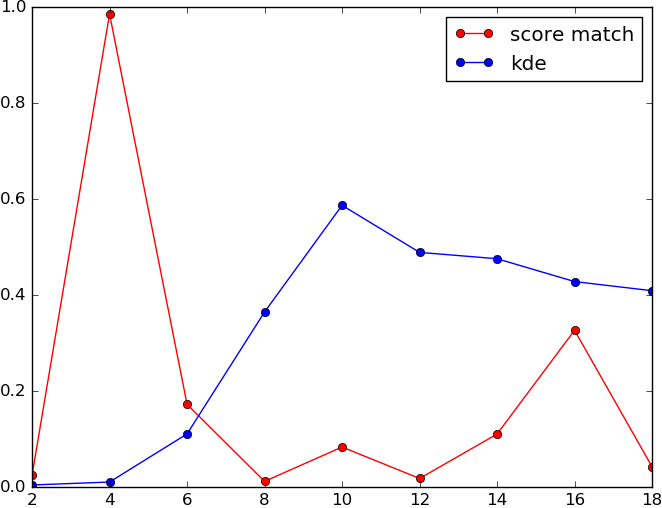

The Python source for this figure:
import numpy as np
from sklearn.metrics.pairwise import pairwise_distances
from kernel_exp_family.estimators.full.gaussian import KernelExpFullGaussian
from kernel_exp_family.estimators.full.gaussian import grad as exp_full_gaussian_grad
from kernel_exp_family.kernels.kernels import gaussian_kernel_grad, gaussian_kernel
from kernel_exp_family.estimators.estimator_oop import EstimatorBase
from kernel_exp_family.tools.assertions import assert_array_shape
import matplotlib

matplotlib.use('Agg')
import matplotlib.pyplot as plt


class Gaussian_KDE(EstimatorBase):
    def __init__(self, bandwidth, D):
        super(Gaussian_KDE, self).__init__(D)
        self.bandwidth = bandwidth
        self.ground_truth = ground_truth()

    def fit(self, X, y=None):
        self.X = X

    def log_pdf(self, x):
        return np.log(np.sum(gaussian_kernel(x, self.X, sigma=self.bandwidth), axis=-1) / (
            self.X.shape[0] * self.bandwidth))

    def grad(self, x):
        if x.ndim == 1:
            g = np.sum(gaussian_kernel_grad(x, self.X, sigma=self.bandwidth), axis=0) / np.sum(
                gaussian_kernel(x[None, :], self.X, sigma=self.bandwidth), axis=-1)
            return g
        else:
            grads = []
            for i in xrange(x.shape[0]):
                g_i = self.grad(x[i])
                grads.append(g_i)
            return np.asarray(grads)

    def objective(self, X_test):
        N_test, D = X_test.shape

        objective = 0.0
        for a, x_a in enumerate(X_test):
            g = self.grad(x_a)
            g_is_nan = np.any(np.isnan(g))
            if not g_is_nan:
                objective += np.sum((g - self.ground_truth.grad(x_a)) ** 2)
            else:
                N_test -= 1
        try:
            objective = objective / N_test
        except:
            objective = np.inf
        return objective


class KernelExpFullGaussianTrue(KernelExpFullGaussian):
    def compute_objective(self, X_test, X_train, sigma, alpha, beta):
        true_density = ground_truth()
        N_test, D = X_test.shape
        objective = 0.0
        for a, x_a in enumerate(X_test):
            g = exp_full_gaussian_grad(x_a, X_train, sigma, alpha, beta)
            objective += np.sum((g - true_density.grad(x_a)) ** 2) / N_test
        return objective

    def objective(self, X):
        assert_array_shape(X, ndim=2, dims={1: self.D})
        return self.compute_objective(X, self.X, self.sigma, self.alpha, self.beta)


class ground_truth():
    def __init__(self):
        pass

    def log_pdf(self, x):
        return -0.5 * np.dot(x, x)

    def grad(self, x):
        return -0.5 * x

    def fit(self, X):
        pass

    def log_pdf_multiple(self, X):
        return np.array([self.log_pdf(x) for x in X])

    def objective(self, x):
        return 0.


def get_sigma_star(X):
    """
    From the paper: 'sigma star is the median of pairwise distances of data'
    """
    dist_matrix = pairwise_distances(X)
    idxs = np.tril_indices(n=dist_matrix.shape[0], k=-1)
    median_dist = np.median(dist_matrix[idxs])
    return median_dist


def plot1(cv_full=False, cv_kde=False):
    y_est1, y_est2 = [], []
    x_range = np.arange(2, 21, 2)
    for d in x_range:
        N = 500
        X = np.random.randn(N, d)
        X_test = np.random.randn(1500, d)

        lmbda = 0.1 * np.power(N, -1. / 3)  # from the paper
        sigma_star = get_sigma_star(X)

        sigma = 2 * (0.8 * sigma_star) ** 2
        if cv_full:
            print('CV for KernelExpFullGaussian')
            cv_sigma_factors = [0.001, 0.003, 0.005, 0.1, 0.2, 0.4, 0.6, 0.8, 1, 1.2, 1.4, 1.6, 1.8, 2., 2.2,
                                2.4, 2.6, 2.8, 3.0, 3.2]
            cv_obj = []
            for sf in cv_sigma_factors:
                sigma = 2 * (sf * sigma_star) ** 2
                est1 = KernelExpFullGaussianTrue(sigma, lmbda, d)
                cv_obj.append(np.mean(est1.xvalidate_objective(X)))
                print(sigma, cv_obj[-1])
            sigma = 2 * (cv_sigma_factors[np.argmin(cv_obj)] * sigma_star) ** 2
            print('sigma', sigma)

        bandwidth = 2 * (0.1 * sigma_star) ** 2
        if cv_kde:
            print('CV for KDE')
            cv_bandwidth_factors = [0.01, 0.02, 0.04, 0.06, 0.08, 0.1, 0.2, 0.4, 0.6, 0.8, 1.0, 1.2, 1.5]
            cv_obj = []
            for sf in cv_bandwidth_factors:
                bandwidth = 2 * (sf * sigma_star) ** 2
                est2 = Gaussian_KDE(bandwidth, d)
                cv_obj.append(np.mean(est2.xvalidate_objective(X)))
                print(bandwidth, cv_obj[-1])
            bandwidth = 2 * (cv_bandwidth_factors[np.argmin(cv_obj)] * sigma_star) ** 2
            print('bandwidth', bandwidth)

        est1 = KernelExpFullGaussianTrue(sigma, lmbda, d)
        est2 = Gaussian_KDE(bandwidth, d)

        est1.fit(X)
        est2.fit(X)

        y_est1.append(est1.objective(X_test))
        y_est2.append(est2.objective(X_test))

        print d, y_est1[-1]
        print d, y_est2[-1]
        print('----------------------------------------')

    np.savez('plot1_true_score', np.array(y_est1), np.array(y_est2), x_range)
    print('saved np arrays')


def plot_from_npz():
    d = np.load('plot1_true_score.npz')
    est1, est2, x = d['arr_0'], d['arr_1'], d['arr_2']
    print(x)
    print(est1)
    print(est2)
    est1[0] = 0.
    est1[1] = 0.
    plt.figure()
    plt.plot(x, est1, 'r', marker='o', label='score match')
    plt.plot(x, est2, 'b', marker='o', label='kde')
    plt.legend()
    plt.savefig('plot1_true_score.png', bbox_inches='tight', pad_inches=0)
    print('Saved plot')


if __name__ == '__main__':
    plot1(cv_full=True, cv_kde=True)
    plot_from_npz()
